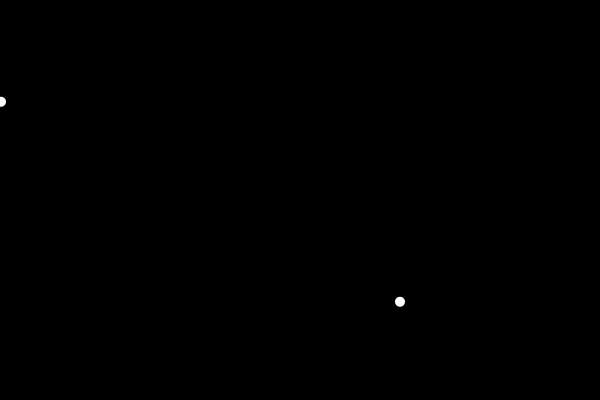
Frame 1 (no input)
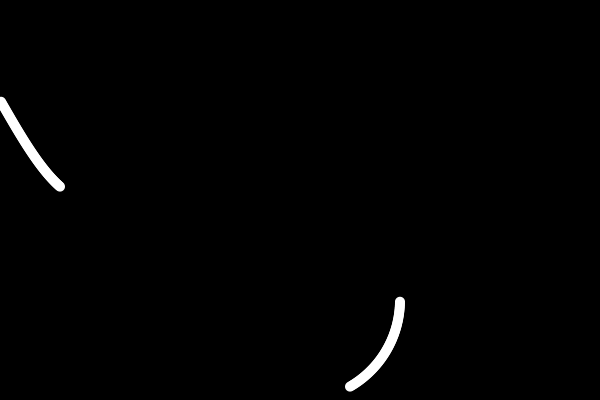
Frame 60 (the mouse pressed at the canvas centre just before this capture)
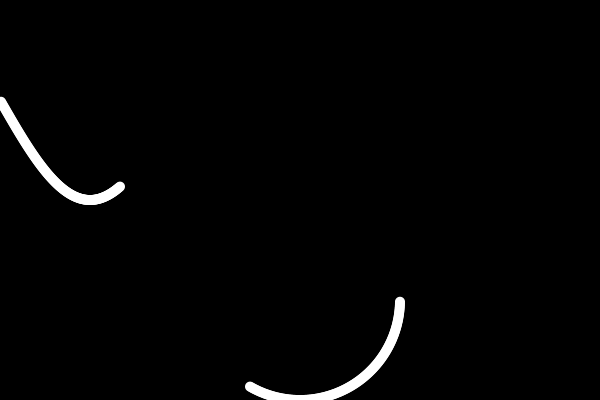
Frame 120 (the mouse held since frame 60 and released just before this capture)

The Processing sketch that drew these frames (run headless with seeded random() and noise(); from frame 60 on, the mouse is pressed at the canvas centre):

// Processing sketch: graphs
// ── graphs.pde
int dotDiameter;

void setup() {
  size(600, 400);
  background(0);
  frameRate(60);
  noStroke();
  dotDiameter = 10;
}//setup

void draw() {
  //background(0);
  int x = frameCount % width;

  drawSinCurve(x, 100, 100, dotDiameter);
  plotCircle(x, 100, width/2, height - height/4, dotDiameter);
}//draw

float getSineY(int theta, float amplitude, int k) {
  float t = radians(theta);
  float y = amplitude * sin(t) + k;
  return y;
}//getSineY

void drawSinCurve(int x, float amplitude, int k, int d) {
  float y = getSineY(x, amplitude, k);
  circle(x, y, d);
}//drawSinCurve

float getCircleX(int theta, float amplitude, int cx) {
  float t = radians(theta);
  float x = amplitude * cos(t) + cx;
  return x;
}//getCircleX

void plotCircle(int theta, int r, int cx, int cy, int d) {
  float x = getCircleX(theta, r, cx);
  float y = getSineY(theta, r, cy);
  circle(x, y, d);
}//plotCircle
